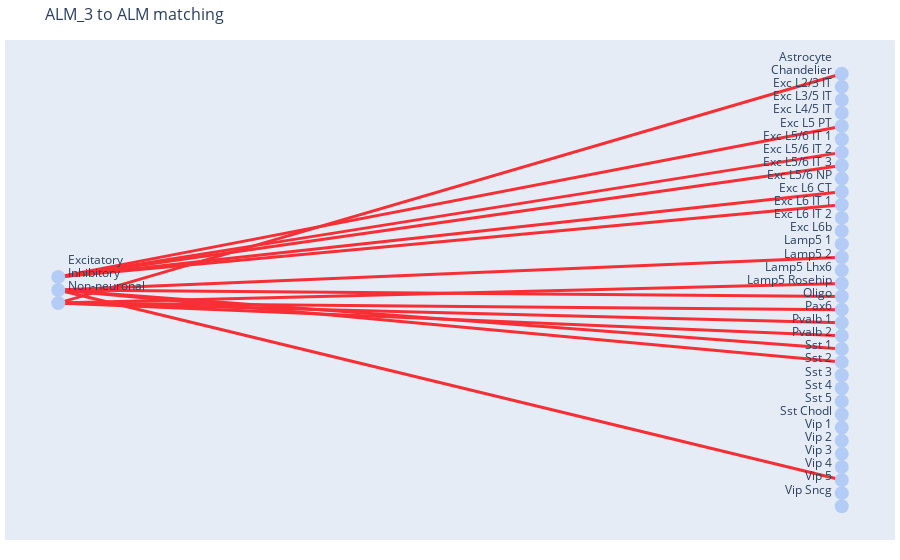

Write notebook code for a chart like this one.
### Code cell
# examples with limited merging/splitting
# coarse -> granular mapping
lp_rcm = RefCM(solver='lp', max_splits=5)
m = lp_rcm.match(granular, coarse)
m.display_matching_graph()

### Figure 1 — Plotly figure (JSON) as saved in the notebook; plotly's stock layout.template omitted (floating-point values rounded to 4 significant figures)
{"data": [{"hoverinfo": "none", "line": {"color": "#90EE90", "width": 3}, "mode": "lines", "name": "correct matching", "type": "scatter", "x": [], "y": []}, {"hoverinfo": "none", "line": {"color": "#F72F35", "width": 3}, "mode": "lines", "name": "incorrect matching", "type": "scatter", "x": [0, 17, null, 0, 17, null, 0, 17, null, 0, 17, null, 0, 17, null, 0, 17, null, 0, 17, null, 0, 17, null, 0, 17, null, 0, 17, null, 0, 17, null, 0, 17, null, 0, 17, null, 0, 17, null, 0, 17, null], "y": [1.5, 13, null, 1.5, 11, null, 1.5, 10, null, 1.5, 8, null, 1.5, 7, null, 0.5, 3, null, 0.5, 0, null, 0.5, -4, null, 0.5, -5, null, 0.5, -14, null, -0.5, 17, null, -0.5, 1, null, -0.5, -1, null, -0.5, -2, null, -0.5, -3, null]}, {"hoverinfo": "text", "marker": {"color": ["#B3CCF5", "#B3CCF5", "#B3CCF5"], "size": 14}, "mode": "markers+text", "text": ["Excitatory", "Inhibitory", "Non-neuronal"], "textposition": "top right", "type": "scatter", "x": [0, 0, 0], "y": [1.5, 0.5, -0.5]}, {"hoverinfo": "text", "marker": {"color": ["#B3CCF5", "#B3CCF5", "#B3CCF5", "#B3CCF5", "#B3CCF5", "#B3CCF5", "#B3CCF5", "#B3CCF5", "#B3CCF5", "#B3CCF5", "#B3CCF5", "#B3CCF5", "#B3CCF5", "#B3CCF5", "#B3CCF5", "#B3CCF5", "#B3CCF5", "#B3CCF5", "#B3CCF5", "#B3CCF5", "#B3CCF5", "#B3CCF5", "#B3CCF5", "#B3CCF5", "#B3CCF5", "#B3CCF5", "#B3CCF5", "#B3CCF5", "#B3CCF5", "#B3CCF5", "#B3CCF5", "#B3CCF5", "#B3CCF5", "#B3CCF5"], "size": 14}, "mode": "markers+text", "text": ["Astrocyte", "Chandelier", "Exc L2/3 IT", "Exc L3/5 IT", "Exc L4/5 IT", "Exc L5 PT", "Exc L5/6 IT 1", "Exc L5/6 IT 2", "Exc L5/6 IT 3", "Exc L5/6 NP", "Exc L6 CT", "Exc L6 IT 1", "Exc L6 IT 2", "Exc L6b", "Lamp5 1", "Lamp5 2", "Lamp5 Lhx6", "Lamp5 Rosehip", "Oligo", "Pax6", "Pvalb 1", "Pvalb 2", "Sst 1", "Sst 2", "Sst 3", "Sst 4", "Sst 5", "Sst Chodl", "Vip 1", "Vip 2", "Vip 3", "Vip 4", "Vip 5", "Vip Sncg"], "textposition": "top left", "type": "scatter", "x": [17, 17, 17, 17, 17, 17, 17, 17, 17, 17, 17, 17, 17, 17, 17, 17, 17, 17, 17, 17, 17, 17, 17, 17, 17, 17, 17, 17, 17, 17, 17, 17, 17, 17], "y": [17, 16, 15, 14, 13, 12, 11, 10, 9, 8, 7, 6, 5, 4, 3, 2, 1, 0, -1, -2, -3, -4, -5, -6, -7, -8, -9, -10, -11, -12, -13, -14, -15, -16]}], "layout": {"hovermode": "closest", "margin": {"b": 20, "l": 5, "r": 5, "t": 40}, "showlegend": false, "title": {"font": {"size": 16}, "text": "ALM_3 to ALM matching"}, "xaxis": {"showgrid": false, "showticklabels": false, "zeroline": false}, "yaxis": {"showgrid": false, "showticklabels": false, "zeroline": false}}}
